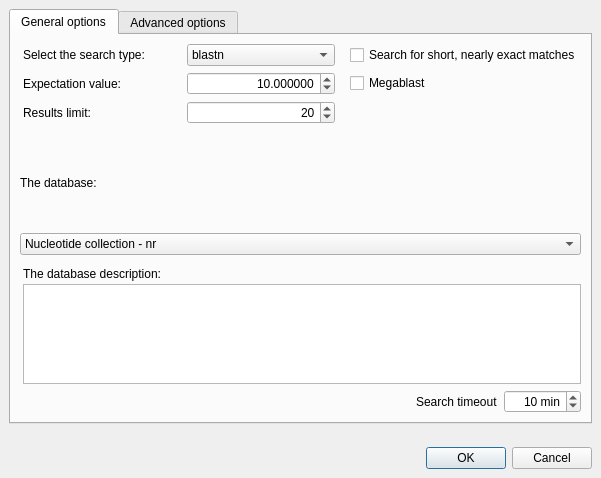
<?xml version="1.0" encoding="UTF-8"?>
<ui version="4.0">
 <class>RemoteBLASTDialog</class>
 <widget class="QDialog" name="RemoteBLASTDialog">
  <property name="geometry">
   <rect>
    <x>0</x>
    <y>0</y>
    <width>601</width>
    <height>478</height>
   </rect>
  </property>
  <property name="sizePolicy">
   <sizepolicy hsizetype="Preferred" vsizetype="Maximum">
    <horstretch>0</horstretch>
    <verstretch>0</verstretch>
   </sizepolicy>
  </property>
  <property name="maximumSize">
   <size>
    <width>1000</width>
    <height>500</height>
   </size>
  </property>
  <property name="windowTitle">
   <string>Search Through a Remote Database</string>
  </property>
  <property name="autoFillBackground">
   <bool>false</bool>
  </property>
  <property name="sizeGripEnabled">
   <bool>false</bool>
  </property>
  <property name="modal">
   <bool>false</bool>
  </property>
  <layout class="QVBoxLayout" name="verticalLayout_3">
   <property name="sizeConstraint">
    <enum>QLayout::SetMinimumSize</enum>
   </property>
   <item>
    <widget class="QTabWidget" name="optionsTab">
     <property name="sizePolicy">
      <sizepolicy hsizetype="Expanding" vsizetype="Maximum">
       <horstretch>0</horstretch>
       <verstretch>0</verstretch>
      </sizepolicy>
     </property>
     <property name="maximumSize">
      <size>
       <width>1000</width>
       <height>650</height>
      </size>
     </property>
     <property name="currentIndex">
      <number>0</number>
     </property>
     <widget class="QWidget" name="tabGeneralOptions">
      <property name="sizePolicy">
       <sizepolicy hsizetype="Preferred" vsizetype="Preferred">
        <horstretch>0</horstretch>
        <verstretch>0</verstretch>
       </sizepolicy>
      </property>
      <attribute name="title">
       <string>General options</string>
      </attribute>
      <layout class="QVBoxLayout" name="verticalLayout_2">
       <property name="sizeConstraint">
        <enum>QLayout::SetMinAndMaxSize</enum>
       </property>
       <item>
        <layout class="QGridLayout" name="layoutSearchOptions">
         <property name="sizeConstraint">
          <enum>QLayout::SetMinAndMaxSize</enum>
         </property>
         <property name="leftMargin">
          <number>3</number>
         </property>
         <property name="horizontalSpacing">
          <number>15</number>
         </property>
         <item row="0" column="0">
          <widget class="QLabel" name="lblDatabase">
           <property name="text">
            <string>Select the search type:</string>
           </property>
          </widget>
         </item>
         <item row="0" column="1">
          <widget class="QComboBox" name="dataBase">
           <item>
            <property name="text">
             <string>blastn</string>
            </property>
           </item>
           <item>
            <property name="text">
             <string>blastp</string>
            </property>
           </item>
           <item>
            <property name="text">
             <string>cdd</string>
            </property>
           </item>
          </widget>
         </item>
         <item row="0" column="2">
          <widget class="QCheckBox" name="shortSequenceCheckBox">
           <property name="text">
            <string>Search for short, nearly exact matches</string>
           </property>
          </widget>
         </item>
         <item row="2" column="0">
          <widget class="QLabel" name="lblEvalue">
           <property name="text">
            <string>Expectation value:</string>
           </property>
          </widget>
         </item>
         <item row="2" column="2">
          <widget class="QCheckBox" name="megablastCheckBox">
           <property name="text">
            <string>Megablast</string>
           </property>
          </widget>
         </item>
         <item row="3" column="0">
          <widget class="QLabel" name="lblQuantity">
           <property name="toolTip">
            <string>The maximum number of results</string>
           </property>
           <property name="text">
            <string>Results limit:</string>
           </property>
          </widget>
         </item>
         <item row="3" column="1">
          <widget class="QSpinBox" name="quantitySpinBox">
           <property name="toolTip">
            <string>The maximum number of results</string>
           </property>
           <property name="alignment">
            <set>Qt::AlignRight|Qt::AlignTrailing|Qt::AlignVCenter</set>
           </property>
           <property name="minimum">
            <number>1</number>
           </property>
           <property name="maximum">
            <number>5000</number>
           </property>
           <property name="singleStep">
            <number>10</number>
           </property>
           <property name="value">
            <number>20</number>
           </property>
          </widget>
         </item>
         <item row="2" column="1">
          <widget class="QDoubleSpinBox" name="evalueSpinBox">
           <property name="alignment">
            <set>Qt::AlignRight|Qt::AlignTrailing|Qt::AlignVCenter</set>
           </property>
           <property name="decimals">
            <number>6</number>
           </property>
           <property name="minimum">
            <double>0.000001000000000</double>
           </property>
           <property name="maximum">
            <double>100000.000000000000000</double>
           </property>
           <property name="value">
            <double>10.000000000000000</double>
           </property>
          </widget>
         </item>
        </layout>
       </item>
       <item>
        <layout class="QVBoxLayout" name="layoutDb">
         <property name="spacing">
          <number>3</number>
         </property>
         <property name="sizeConstraint">
          <enum>QLayout::SetMinAndMaxSize</enum>
         </property>
         <property name="topMargin">
          <number>6</number>
         </property>
         <item>
          <widget class="QLabel" name="lblDb">
           <property name="text">
            <string>The database:</string>
           </property>
          </widget>
         </item>
         <item>
          <widget class="QComboBox" name="dbComboBox">
           <property name="currentIndex">
            <number>2</number>
           </property>
           <item>
            <property name="text">
             <string>Human genomic plus transcript - est_human</string>
            </property>
           </item>
           <item>
            <property name="text">
             <string>Mouse genomic plus transcript - est_mouse</string>
            </property>
           </item>
           <item>
            <property name="text">
             <string>Nucleotide collection - nr</string>
            </property>
           </item>
           <item>
            <property name="text">
             <string>Reference nRNA sequences - refseq_rna</string>
            </property>
           </item>
           <item>
            <property name="text">
             <string>Reference genomic seqence - refseq_genomic</string>
            </property>
           </item>
           <item>
            <property name="text">
             <string>NCBI genomes - chromosome</string>
            </property>
           </item>
           <item>
            <property name="text">
             <string>Express sequence tags - est</string>
            </property>
           </item>
           <item>
            <property name="text">
             <string>Non-human, non-mouse ESTs - est_other</string>
            </property>
           </item>
           <item>
            <property name="text">
             <string>Genomic survey sequences - gss</string>
            </property>
           </item>
           <item>
            <property name="text">
             <string>High throughput genomic sequences - HTGS</string>
            </property>
           </item>
           <item>
            <property name="text">
             <string>Patent sequences - pat</string>
            </property>
           </item>
           <item>
            <property name="text">
             <string>Protein data bank - pdb</string>
            </property>
           </item>
           <item>
            <property name="text">
             <string>Human ALU repeat elements - alu_repeats</string>
            </property>
           </item>
           <item>
            <property name="text">
             <string>Sequence tagged sites - dbsts</string>
            </property>
           </item>
           <item>
            <property name="text">
             <string>Whole-genome shotgun reads - wgs</string>
            </property>
           </item>
           <item>
            <property name="text">
             <string>Environmental samples - env_nt</string>
            </property>
           </item>
          </widget>
         </item>
        </layout>
       </item>
       <item>
        <layout class="QVBoxLayout" name="layoutDbDescription">
         <property name="spacing">
          <number>3</number>
         </property>
         <property name="sizeConstraint">
          <enum>QLayout::SetMinAndMaxSize</enum>
         </property>
         <property name="leftMargin">
          <number>3</number>
         </property>
         <property name="topMargin">
          <number>6</number>
         </property>
         <item>
          <widget class="QLabel" name="lblDbDescription">
           <property name="sizePolicy">
            <sizepolicy hsizetype="Preferred" vsizetype="Fixed">
             <horstretch>0</horstretch>
             <verstretch>0</verstretch>
            </sizepolicy>
           </property>
           <property name="text">
            <string>The database description:</string>
           </property>
          </widget>
         </item>
         <item>
          <widget class="QTextEdit" name="teDbDescription">
           <property name="sizePolicy">
            <sizepolicy hsizetype="Expanding" vsizetype="MinimumExpanding">
             <horstretch>0</horstretch>
             <verstretch>0</verstretch>
            </sizepolicy>
           </property>
           <property name="minimumSize">
            <size>
             <width>0</width>
             <height>100</height>
            </size>
           </property>
           <property name="maximumSize">
            <size>
             <width>16777215</width>
             <height>100</height>
            </size>
           </property>
           <property name="readOnly">
            <bool>true</bool>
           </property>
           <property name="html">
            <string>&lt;!DOCTYPE HTML PUBLIC &quot;-//W3C//DTD HTML 4.0//EN&quot; &quot;http://www.w3.org/TR/REC-html40/strict.dtd&quot;&gt;
&lt;html&gt;&lt;head&gt;&lt;meta name=&quot;qrichtext&quot; content=&quot;1&quot; /&gt;&lt;meta charset=&quot;utf-8&quot; /&gt;&lt;style type=&quot;text/css&quot;&gt;
p, li { white-space: pre-wrap; }
hr { height: 1px; border-width: 0; }
li.unchecked::marker { content: &quot;\2610&quot;; }
li.checked::marker { content: &quot;\2612&quot;; }
&lt;/style&gt;&lt;/head&gt;&lt;body style=&quot; font-family:'Segoe UI'; font-size:9pt; font-weight:400; font-style:normal;&quot;&gt;
&lt;p style=&quot;-qt-paragraph-type:empty; margin-top:0px; margin-bottom:0px; margin-left:0px; margin-right:0px; -qt-block-indent:0; text-indent:0px; font-family:'MS Shell Dlg 2'; font-size:8pt;&quot;&gt;&lt;br /&gt;&lt;/p&gt;&lt;/body&gt;&lt;/html&gt;</string>
           </property>
          </widget>
         </item>
        </layout>
       </item>
       <item>
        <layout class="QVBoxLayout" name="layoutAnnotations">
         <property name="spacing">
          <number>3</number>
         </property>
         <property name="sizeConstraint">
          <enum>QLayout::SetFixedSize</enum>
         </property>
         <property name="leftMargin">
          <number>3</number>
         </property>
        </layout>
       </item>
       <item>
        <layout class="QHBoxLayout" name="layoutTimeout">
         <property name="sizeConstraint">
          <enum>QLayout::SetFixedSize</enum>
         </property>
         <item>
          <spacer name="spacerTimeout">
           <property name="orientation">
            <enum>Qt::Horizontal</enum>
           </property>
           <property name="sizeHint" stdset="0">
            <size>
             <width>40</width>
             <height>20</height>
            </size>
           </property>
          </spacer>
         </item>
         <item>
          <widget class="QLabel" name="lblTimeout">
           <property name="text">
            <string>Search timeout</string>
           </property>
          </widget>
         </item>
         <item>
          <widget class="QSpinBox" name="retrySpinBox">
           <property name="sizePolicy">
            <sizepolicy hsizetype="Preferred" vsizetype="Fixed">
             <horstretch>0</horstretch>
             <verstretch>0</verstretch>
            </sizepolicy>
           </property>
           <property name="alignment">
            <set>Qt::AlignRight|Qt::AlignTrailing|Qt::AlignVCenter</set>
           </property>
           <property name="suffix">
            <string> min</string>
           </property>
           <property name="minimum">
            <number>1</number>
           </property>
           <property name="maximum">
            <number>6000</number>
           </property>
           <property name="singleStep">
            <number>1</number>
           </property>
           <property name="value">
            <number>10</number>
           </property>
          </widget>
         </item>
        </layout>
       </item>
      </layout>
     </widget>
     <widget class="QWidget" name="tabAdvancedOptions">
      <attribute name="title">
       <string>Advanced options</string>
      </attribute>
      <layout class="QVBoxLayout" name="verticalLayout_8">
       <property name="sizeConstraint">
        <enum>QLayout::SetMinAndMaxSize</enum>
       </property>
       <item>
        <layout class="QGridLayout" name="layoutAdvancedOptions">
         <item row="0" column="1">
          <widget class="QComboBox" name="wordSizeComboBox">
           <property name="sizePolicy">
            <sizepolicy hsizetype="Preferred" vsizetype="Fixed">
             <horstretch>2</horstretch>
             <verstretch>0</verstretch>
            </sizepolicy>
           </property>
           <property name="currentIndex">
            <number>0</number>
           </property>
           <item>
            <property name="text">
             <string>3</string>
            </property>
           </item>
           <item>
            <property name="text">
             <string>7</string>
            </property>
           </item>
           <item>
            <property name="text">
             <string>11</string>
            </property>
           </item>
           <item>
            <property name="text">
             <string>15</string>
            </property>
           </item>
          </widget>
         </item>
         <item row="0" column="0">
          <widget class="QLabel" name="lblWordSize">
           <property name="sizePolicy">
            <sizepolicy hsizetype="Minimum" vsizetype="Preferred">
             <horstretch>0</horstretch>
             <verstretch>0</verstretch>
            </sizepolicy>
           </property>
           <property name="text">
            <string>Word size</string>
           </property>
          </widget>
         </item>
         <item row="0" column="3">
          <widget class="QLabel" name="lblCosts">
           <property name="text">
            <string>Gap costs</string>
           </property>
          </widget>
         </item>
         <item row="0" column="4">
          <widget class="QComboBox" name="costsComboBox">
           <property name="sizePolicy">
            <sizepolicy hsizetype="Preferred" vsizetype="Fixed">
             <horstretch>2</horstretch>
             <verstretch>0</verstretch>
            </sizepolicy>
           </property>
           <property name="currentIndex">
            <number>0</number>
           </property>
           <item>
            <property name="text">
             <string>11 1</string>
            </property>
           </item>
           <item>
            <property name="text">
             <string>5 2</string>
            </property>
           </item>
           <item>
            <property name="text">
             <string>4 2</string>
            </property>
           </item>
           <item>
            <property name="text">
             <string>1 2</string>
            </property>
           </item>
           <item>
            <property name="text">
             <string>0 2</string>
            </property>
           </item>
           <item>
            <property name="text">
             <string>3 1</string>
            </property>
           </item>
           <item>
            <property name="text">
             <string>2 1</string>
            </property>
           </item>
           <item>
            <property name="text">
             <string>1 1</string>
            </property>
           </item>
          </widget>
         </item>
         <item row="1" column="0">
          <widget class="QLabel" name="lblScores">
           <property name="sizePolicy">
            <sizepolicy hsizetype="Minimum" vsizetype="Preferred">
             <horstretch>0</horstretch>
             <verstretch>0</verstretch>
            </sizepolicy>
           </property>
           <property name="text">
            <string>Match scores</string>
           </property>
          </widget>
         </item>
         <item row="1" column="1">
          <widget class="QComboBox" name="scoresComboBox">
           <property name="currentIndex">
            <number>0</number>
           </property>
           <item>
            <property name="text">
             <string>1 -2</string>
            </property>
           </item>
           <item>
            <property name="text">
             <string>1 -3</string>
            </property>
           </item>
           <item>
            <property name="text">
             <string>1 -4</string>
            </property>
           </item>
           <item>
            <property name="text">
             <string>2 -3</string>
            </property>
           </item>
           <item>
            <property name="text">
             <string>4 -5</string>
            </property>
           </item>
           <item>
            <property name="text">
             <string>1 -1</string>
            </property>
           </item>
          </widget>
         </item>
         <item row="3" column="0">
          <widget class="QLabel" name="lblMatrix">
           <property name="sizePolicy">
            <sizepolicy hsizetype="Minimum" vsizetype="Preferred">
             <horstretch>0</horstretch>
             <verstretch>0</verstretch>
            </sizepolicy>
           </property>
           <property name="text">
            <string>Matrix</string>
           </property>
          </widget>
         </item>
         <item row="3" column="1">
          <widget class="QComboBox" name="matrixComboBox"/>
         </item>
         <item row="5" column="1" colspan="4">
          <widget class="QLineEdit" name="phiPatternEdit"/>
         </item>
         <item row="5" column="0">
          <widget class="QLabel" name="lblPhiPattern">
           <property name="text">
            <string>PHI pattern</string>
           </property>
          </widget>
         </item>
         <item row="0" column="2">
          <spacer name="spacerAdvancedOptions1">
           <property name="orientation">
            <enum>Qt::Horizontal</enum>
           </property>
           <property name="sizeHint" stdset="0">
            <size>
             <width>40</width>
             <height>20</height>
            </size>
           </property>
          </spacer>
         </item>
         <item row="2" column="0">
          <widget class="QLabel" name="lblEntrezQuery">
           <property name="text">
            <string>Entrez query</string>
           </property>
          </widget>
         </item>
         <item row="2" column="1" colspan="4">
          <widget class="QLineEdit" name="entrezQueryEdit"/>
         </item>
         <item row="3" column="3">
          <widget class="QLabel" name="lblService">
           <property name="text">
            <string>Service</string>
           </property>
          </widget>
         </item>
         <item row="3" column="2">
          <spacer name="spacerAdvancedOptions2">
           <property name="orientation">
            <enum>Qt::Horizontal</enum>
           </property>
           <property name="sizeHint" stdset="0">
            <size>
             <width>40</width>
             <height>20</height>
            </size>
           </property>
          </spacer>
         </item>
         <item row="3" column="4">
          <widget class="QComboBox" name="serviceComboBox">
           <item>
            <property name="text">
             <string>plain</string>
            </property>
           </item>
           <item>
            <property name="text">
             <string>psi</string>
            </property>
           </item>
           <item>
            <property name="text">
             <string>phi</string>
            </property>
           </item>
          </widget>
         </item>
        </layout>
       </item>
       <item>
        <layout class="QHBoxLayout" name="layoutFiltersAndMasks">
         <item>
          <widget class="QGroupBox" name="gbFilters">
           <property name="title">
            <string>Filters</string>
           </property>
           <layout class="QVBoxLayout" name="verticalLayout_7">
            <item>
             <widget class="QCheckBox" name="lowComplexityFilterCheckBox">
              <property name="text">
               <string>Low complexity filter</string>
              </property>
             </widget>
            </item>
            <item>
             <widget class="QCheckBox" name="repeatsCheckBox">
              <property name="text">
               <string>Human repeats filter</string>
              </property>
             </widget>
            </item>
           </layout>
          </widget>
         </item>
         <item>
          <widget class="QGroupBox" name="gbMasks">
           <property name="title">
            <string>Masks</string>
           </property>
           <layout class="QVBoxLayout" name="verticalLayout">
            <item>
             <widget class="QCheckBox" name="lookupMaskCheckBox">
              <property name="text">
               <string>Mask for lookup table only</string>
              </property>
             </widget>
            </item>
            <item>
             <widget class="QCheckBox" name="lowerCaseCheckBox">
              <property name="text">
               <string>Mask lower case letters</string>
              </property>
             </widget>
            </item>
           </layout>
          </widget>
         </item>
        </layout>
       </item>
       <item>
        <widget class="QGroupBox" name="gbFilterResults">
         <property name="title">
          <string>Filter results</string>
         </property>
         <layout class="QVBoxLayout" name="verticalLayout_6">
          <item>
           <layout class="QGridLayout" name="layoutFilterResults">
            <item row="0" column="0">
             <widget class="QLabel" name="label_8">
              <property name="text">
               <string>Filter by</string>
              </property>
             </widget>
            </item>
            <item row="2" column="0">
             <widget class="QCheckBox" name="defCheckBox">
              <property name="text">
               <string>def (filter by definition of annotations)</string>
              </property>
             </widget>
            </item>
            <item row="2" column="1">
             <widget class="QRadioButton" name="scoreRadioButton">
              <property name="text">
               <string>Score</string>
              </property>
             </widget>
            </item>
            <item row="1" column="0">
             <widget class="QCheckBox" name="accessionCheckBox">
              <property name="text">
               <string>accession</string>
              </property>
             </widget>
            </item>
            <item row="3" column="0">
             <widget class="QCheckBox" name="idCheckBox">
              <property name="text">
               <string>id</string>
              </property>
             </widget>
            </item>
            <item row="1" column="1">
             <widget class="QRadioButton" name="evalueRadioButton">
              <property name="text">
               <string>EValue</string>
              </property>
              <property name="checked">
               <bool>true</bool>
              </property>
             </widget>
            </item>
            <item row="0" column="1">
             <widget class="QLabel" name="label_11">
              <property name="text">
               <string>Select result by</string>
              </property>
             </widget>
            </item>
           </layout>
          </item>
         </layout>
        </widget>
       </item>
       <item>
        <spacer name="verticalSpacer_2">
         <property name="orientation">
          <enum>Qt::Vertical</enum>
         </property>
         <property name="sizeType">
          <enum>QSizePolicy::MinimumExpanding</enum>
         </property>
         <property name="sizeHint" stdset="0">
          <size>
           <width>1</width>
           <height>1</height>
          </size>
         </property>
        </spacer>
       </item>
      </layout>
     </widget>
    </widget>
   </item>
   <item>
    <spacer name="verticalSpacer">
     <property name="orientation">
      <enum>Qt::Vertical</enum>
     </property>
     <property name="sizeHint" stdset="0">
      <size>
       <width>20</width>
       <height>0</height>
      </size>
     </property>
    </spacer>
   </item>
   <item>
    <widget class="QDialogButtonBox" name="buttonBox">
     <property name="standardButtons">
      <set>QDialogButtonBox::Cancel|QDialogButtonBox::Ok</set>
     </property>
    </widget>
   </item>
  </layout>
 </widget>
 <layoutdefault spacing="6" margin="9"/>
 <tabstops>
  <tabstop>optionsTab</tabstop>
  <tabstop>dataBase</tabstop>
  <tabstop>shortSequenceCheckBox</tabstop>
  <tabstop>megablastCheckBox</tabstop>
  <tabstop>quantitySpinBox</tabstop>
  <tabstop>evalueSpinBox</tabstop>
  <tabstop>dbComboBox</tabstop>
  <tabstop>teDbDescription</tabstop>
  <tabstop>retrySpinBox</tabstop>
  <tabstop>wordSizeComboBox</tabstop>
  <tabstop>scoresComboBox</tabstop>
  <tabstop>costsComboBox</tabstop>
  <tabstop>entrezQueryEdit</tabstop>
  <tabstop>matrixComboBox</tabstop>
  <tabstop>serviceComboBox</tabstop>
  <tabstop>phiPatternEdit</tabstop>
  <tabstop>lowComplexityFilterCheckBox</tabstop>
  <tabstop>repeatsCheckBox</tabstop>
  <tabstop>lookupMaskCheckBox</tabstop>
  <tabstop>lowerCaseCheckBox</tabstop>
  <tabstop>accessionCheckBox</tabstop>
  <tabstop>defCheckBox</tabstop>
  <tabstop>idCheckBox</tabstop>
  <tabstop>evalueRadioButton</tabstop>
  <tabstop>scoreRadioButton</tabstop>
 </tabstops>
 <resources/>
 <connections/>
</ui>
